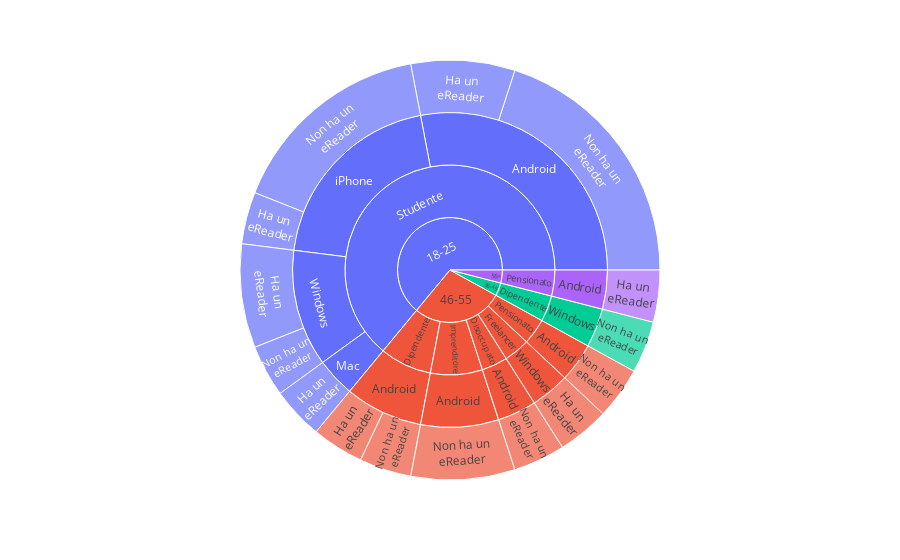
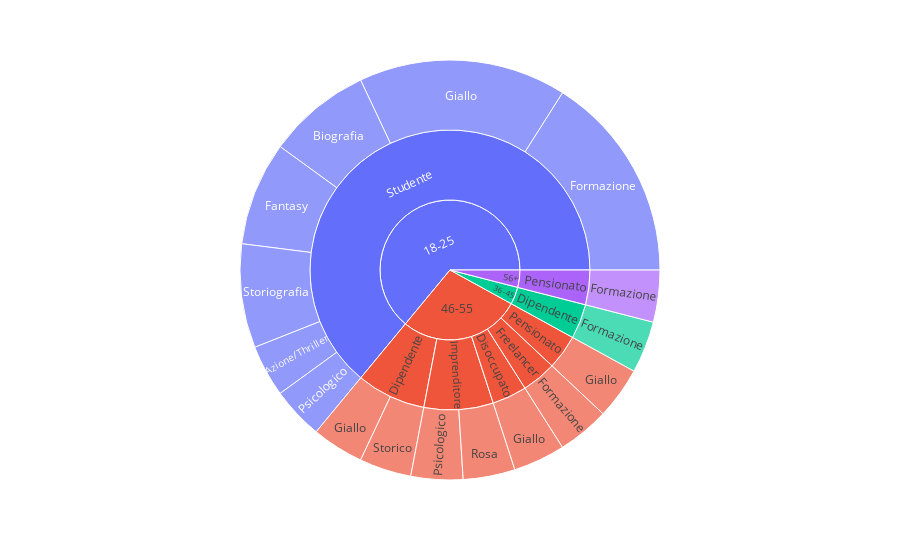

The cell these charts' notebook holds for them, in order:
### Code cell
sunburst_df = df.copy()
sunburst_df["kindle"] = sunburst_df["kindle"].apply({'Si': 'Ha un<br>eReader', 'No': 'Non ha un<br>eReader'}.get)
sunburst_device = px.sunburst(sunburst_df, path=['Età', 'Lavoro', 'device', 'kindle'])
sunburst_device.show()
force = True
if not os.path.isfile('./plot/sunburst_device.html') or force:
    sunburst_device.write_html('./plot/sunburst_device.html')
    sunburst_device.write_image('./plot/sunburst_device.png')
sunburst_genre = px.sunburst(sunburst_df, path=['Età', 'Lavoro', 'Genere letterario preferito'])
sunburst_genre.show()
force = True
if not os.path.isfile('./plot/sunburst_genre.html') or force:
    sunburst_device.write_html('./plot/sunburst_genre.html')
    sunburst_device.write_image('./plot/sunburst_genre.png')

### Figure 1 — Plotly figure (JSON) as saved in the notebook; plotly's stock layout.template omitted (floating-point values rounded to 4 significant figures)
{"data": [{"branchvalues": "total", "domain": {"x": [0.0, 1.0], "y": [0.0, 1.0]}, "hovertemplate": "labels=%{label}<br>count=%{value}<br>parent=%{parent}<br>id=%{id}<extra></extra>", "ids": ["46-55/Dipendente/Android/Ha un<br>eReader", "56+/Pensionato/Android/Ha un<br>eReader", "18-25/Studente/Android/Ha un<br>eReader", "18-25/Studente/Mac/Ha un<br>eReader", "46-55/Freelancer/Windows/Ha un<br>eReader", "18-25/Studente/Windows/Ha un<br>eReader", "18-25/Studente/iPhone/Ha un<br>eReader", "46-55/Dipendente/Android/Non ha un<br>eReader", "46-55/Disoccupato/Android/Non ha un<br>eReader", "46-55/Imprenditore/Android/Non ha un<br>eReader", "46-55/Pensionato/Android/Non ha un<br>eReader", "18-25/Studente/Android/Non ha un<br>eReader", "36-45/Dipendente/Windows/Non ha un<br>eReader", "18-25/Studente/Windows/Non ha un<br>eReader", "18-25/Studente/iPhone/Non ha un<br>eReader", "46-55/Dipendente/Android", "46-55/Disoccupato/Android", "46-55/Imprenditore/Android", "46-55/Pensionato/Android", "56+/Pensionato/Android", "18-25/Studente/Android", "18-25/Studente/Mac", "36-45/Dipendente/Windows", "46-55/Freelancer/Windows", "18-25/Studente/Windows", "18-25/Studente/iPhone", "36-45/Dipendente", "46-55/Dipendente", "46-55/Disoccupato", "46-55/Freelancer", "46-55/Imprenditore", "46-55/Pensionato", "56+/Pensionato", "18-25/Studente", "18-25", "36-45", "46-55", "56+"], "labels": ["Ha un<br>eReader", "Ha un<br>eReader", "Ha un<br>eReader", "Ha un<br>eReader", "Ha un<br>eReader", "Ha un<br>eReader", "Ha un<br>eReader", "Non ha un<br>eReader", "Non ha un<br>eReader", "Non ha un<br>eReader", "Non ha un<br>eReader", "Non ha un<br>eReader", "Non ha un<br>eReader", "Non ha un<br>eReader", "Non ha un<br>eReader", "Android", "Android", "Android", "Android", "Android", "Android", "Mac", "Windows", "Windows", "Windows", "iPhone", "Dipendente", "Dipendente", "Disoccupato", "Freelancer", "Imprenditore", "Pensionato", "Pensionato", "Studente", "18-25", "36-45", "46-55", "56+"], "name": "", "parents": ["46-55/Dipendente/Android", "56+/Pensionato/Android", "18-25/Studente/Android", "18-25/Studente/Mac", "46-55/Freelancer/Windows", "18-25/Studente/Windows", "18-25/Studente/iPhone", "46-55/Dipendente/Android", "46-55/Disoccupato/Android", "46-55/Imprenditore/Android", "46-55/Pensionato/Android", "18-25/Studente/Android", "36-45/Dipendente/Windows", "18-25/Studente/Windows", "18-25/Studente/iPhone", "46-55/Dipendente", "46-55/Disoccupato", "46-55/Imprenditore", "46-55/Pensionato", "56+/Pensionato", "18-25/Studente", "18-25/Studente", "36-45/Dipendente", "46-55/Freelancer", "18-25/Studente", "18-25/Studente", "36-45", "46-55", "46-55", "46-55", "46-55", "46-55", "56+", "18-25", "", "", "", ""], "type": "sunburst", "values": [1, 1, 2, 1, 1, 2, 1, 1, 1, 2, 1, 5, 1, 1, 4, 2, 1, 2, 1, 1, 7, 1, 1, 1, 3, 5, 1, 2, 1, 1, 2, 1, 1, 16, 16, 1, 7, 1]}], "layout": {"legend": {"tracegroupgap": 0}, "margin": {"t": 60}}}

### Figure 2 — Plotly figure (JSON) as saved in the notebook; plotly's stock layout.template omitted (floating-point values rounded to 4 significant figures)
{"data": [{"branchvalues": "total", "domain": {"x": [0.0, 1.0], "y": [0.0, 1.0]}, "hovertemplate": "labels=%{label}<br>count=%{value}<br>parent=%{parent}<br>id=%{id}<extra></extra>", "ids": ["18-25/Studente/Azione/Thriller", "18-25/Studente/Biografia", "18-25/Studente/Fantasy", "36-45/Dipendente/Formazione", "46-55/Freelancer/Formazione", "56+/Pensionato/Formazione", "18-25/Studente/Formazione", "46-55/Dipendente/Giallo", "46-55/Disoccupato/Giallo", "46-55/Pensionato/Giallo", "18-25/Studente/Giallo", "46-55/Imprenditore/Psicologico", "18-25/Studente/Psicologico", "46-55/Imprenditore/Rosa", "46-55/Dipendente/Storico", "18-25/Studente/Storiografia", "36-45/Dipendente", "46-55/Dipendente", "46-55/Disoccupato", "46-55/Freelancer", "46-55/Imprenditore", "46-55/Pensionato", "56+/Pensionato", "18-25/Studente", "18-25", "36-45", "46-55", "56+"], "labels": ["Azione/Thriller", "Biografia", "Fantasy", "Formazione", "Formazione", "Formazione", "Formazione", "Giallo", "Giallo", "Giallo", "Giallo", "Psicologico", "Psicologico", "Rosa", "Storico", "Storiografia", "Dipendente", "Dipendente", "Disoccupato", "Freelancer", "Imprenditore", "Pensionato", "Pensionato", "Studente", "18-25", "36-45", "46-55", "56+"], "name": "", "parents": ["18-25/Studente", "18-25/Studente", "18-25/Studente", "36-45/Dipendente", "46-55/Freelancer", "56+/Pensionato", "18-25/Studente", "46-55/Dipendente", "46-55/Disoccupato", "46-55/Pensionato", "18-25/Studente", "46-55/Imprenditore", "18-25/Studente", "46-55/Imprenditore", "46-55/Dipendente", "18-25/Studente", "36-45", "46-55", "46-55", "46-55", "46-55", "46-55", "56+", "18-25", "", "", "", ""], "type": "sunburst", "values": [1, 2, 2, 1, 1, 1, 4, 1, 1, 1, 4, 1, 1, 1, 1, 2, 1, 2, 1, 1, 2, 1, 1, 16, 16, 1, 7, 1]}], "layout": {"legend": {"tracegroupgap": 0}, "margin": {"t": 60}}}
